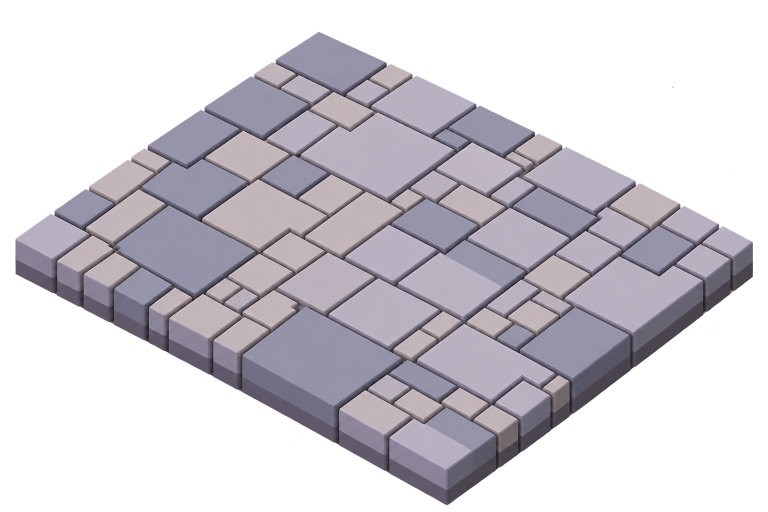
#> input picture reference/a3eb63d7-6160-47f0-979b-8f1464fb6e4d.png, 1536 x 1024 px, found by its file name (shown at 1/2 size)
$ python -i a3eb63d7_6160_47f0_979b_8f1464fb6e4d.py   (imports and definitions only)
#> lines starting #> are read from the running program, lines starting #| are printed output that depends on the picture; after the words box and inside, x2 and y2 are one past the last pixel; in counts of white or black regions, pixels touching at a corner belong together
"""Paving-stone slab — reference/a3eb63d7-6160-47f0-979b-8f1464fb6e4d.png

Layout (x right, y depth with y=0 front, z up):
  slab       W x D footprint, H tall, viewed from the front-right corner
  base       z 0..BASE-1, continuous under everything (bottom of the grooves)
  stones     81 rectangles in 3 colours (slate blue, lilac grey, warm beige), separated
             by 1-voxel grooves that run down to the base. Each stone column is
             top layer (stone colour) / body band (darker side colour) / bed (dark),
             matching the light upper band and dark lower band on the reference's sides.
  layout     TILES was read from a top-down unwarp of the reference (rectify()/segment(),
             switch RECTIFY on to regenerate output/_scratch/<NAME>_top.png and _tiles.png).
             Stones are drawn largest first; each stone cuts a 1-voxel groove into the
             stones it touches, so the reference's L-shaped stones come out naturally.
"""
from pathlib import Path

import numpy as np

from voxtool import Model

NAME = "a3eb63d7_6160_47f0_979b_8f1464fb6e4d"
REFERENCE = "reference/a3eb63d7-6160-47f0-979b-8f1464fb6e4d.png"
VIEW = {"azimuth": 321, "elevation": 36, "fov": 0}

W, D = 128, 107     # slab footprint
H = 11              # total height
BASE = 2            # continuous base under the grooves
BAND = 5            # upper light band of each stone (top layer + body)

# (x, y, w, d, colour) of each stone top
TILES = [
    # front row
    (0, 0, 11, 13, "lilac"),
    (12, 0, 7, 12, "beige"),
    (20, 0, 8, 11, "beige"),
    (29, 0, 10, 11, "blue"),
    (40, 0, 5, 10, "beige"),
    (46, 0, 12, 12, "beige"),
    (59, 0, 7, 12, "beige"),
    (67, 0, 28, 24, "blue"),
    (97, 0, 13, 9, "beige"),
    (111, 0, 17, 9, "lilac"),
    (97, 10, 6, 7, "lilac"),
    (104, 10, 8, 7, "beige"),
    (114, 10, 14, 6, "blue"),
    (19, 12, 26, 20, "blue"),
    (46, 13, 5, 7, "beige"),
    (52, 13, 5, 7, "lilac"),
    (58, 13, 8, 11, "beige"),
    (0, 14, 8, 11, "blue"),
    (9, 14, 9, 19, "beige"),
    (112, 17, 8, 7, "beige"),
    (121, 17, 7, 7, "beige"),
    (97, 18, 14, 6, "blue"),
    (46, 21, 10, 11, "beige"),
    # second band
    (58, 25, 14, 18, "lilac"),
    (73, 25, 18, 18, "lilac"),
    (92, 25, 5, 9, "beige"),
    (98, 25, 27, 17, "lilac"),      # L-shaped: (121, 25) and (126, 36) cut into it
    (121, 25, 7, 10, "lilac"),
    (0, 26, 7, 14, "beige"),
    (28, 33, 21, 20, "beige"),      # L-shaped: (46, 33) cuts its top-right corner
    (46, 33, 11, 10, "beige"),
    (8, 34, 19, 17, "blue"),        # L-shaped: (0, 47) cuts its bottom-left corner
    (92, 35, 5, 8, "beige"),
    (126, 36, 2, 6, "beige"),
    (0, 41, 7, 5, "beige"),
    (98, 43, 8, 7, "beige"),
    (107, 43, 5, 7, "blue"),
    (113, 43, 15, 20, "blue"),
    (50, 44, 11, 22, "beige"),
    (62, 44, 15, 16, "lilac"),
    (78, 44, 18, 13, "lilac"),
    (0, 47, 11, 19, "blue"),
    (97, 51, 6, 12, "lilac"),
    (104, 51, 8, 7, "beige"),
    (12, 52, 15, 14, "beige"),
    (39, 54, 10, 12, "beige"),
    (28, 55, 10, 11, "blue"),
    (78, 58, 18, 8, "blue"),
    (104, 59, 8, 4, "lilac"),
    (62, 61, 15, 12, "blue"),
    # back half
    (97, 64, 11, 10, "beige"),
    (109, 64, 19, 25, "lilac"),     # L-shaped: (108, 85) cuts its bottom-left corner
    (0, 67, 17, 16, "blue"),
    (18, 67, 9, 14, "lilac"),
    (28, 67, 27, 24, "lilac"),      # L-shaped: (18, 82) cuts its bottom-left corner
    (56, 67, 5, 6, "beige"),
    (78, 67, 18, 15, "lilac"),
    (56, 74, 7, 8, "lilac"),
    (64, 74, 13, 8, "beige"),
    (97, 75, 10, 11, "lilac"),
    (18, 82, 13, 9, "beige"),
    (56, 83, 15, 13, "lilac"),
    (72, 83, 5, 9, "lilac"),
    (78, 83, 16, 9, "blue"),
    (0, 84, 7, 7, "beige"),
    (8, 84, 9, 7, "lilac"),
    (108, 85, 11, 14, "blue"),
    (95, 87, 12, 9, "lilac"),
    (120, 90, 8, 9, "lilac"),
    (0, 92, 20, 15, "blue"),
    (21, 92, 7, 7, "lilac"),
    (29, 92, 18, 15, "lilac"),
    (48, 92, 7, 4, "blue"),
    (73, 93, 20, 14, "lilac"),
    (48, 97, 16, 10, "blue"),
    (65, 97, 7, 2, "beige"),
    (95, 97, 12, 10, "beige"),
    (21, 100, 7, 7, "beige"),
    (65, 100, 7, 7, "beige"),
    (108, 100, 10, 7, "lilac"),
    (120, 100, 8, 7, "lilac"),
]

# top-surface corners in the reference (pixels): x=0/y=0 left, x=W/y=0 front,
# x=W/y=D right, x=0/y=D back
REF_CORNERS = {(0, 0): (31, 479), (1, 0): (892, 939), (1, 1): (1505, 486), (0, 1): (637, 64)}
RECTIFY = False     # True: write the top-down unwarp + detected stones to output/_scratch/
RECT_PX = 10        # pixels per voxel in the unwarped image


# ---------------------------------------------------------------- reference study helpers

def homography(pairs):
    """3x3 matrix mapping (u, v) -> (px, py) for four point pairs."""
    A, b = [], []
    for (u, v), (x, y) in pairs.items():
        A.append([u, v, 1, 0, 0, 0, -u * x, -v * x]); b.append(x)
        A.append([0, 0, 0, u, v, 1, -u * y, -v * y]); b.append(y)
    h = np.linalg.solve(np.array(A, float), np.array(b, float))
    return np.append(h, 1).reshape(3, 3)


def rectify():
    """Unwarps the reference's top surface: column = x * RECT_PX, row = y * RECT_PX
    (front edge on top), then runs segment() on it."""
    from PIL import Image
    img = np.asarray(Image.open(REFERENCE).convert("RGB"))
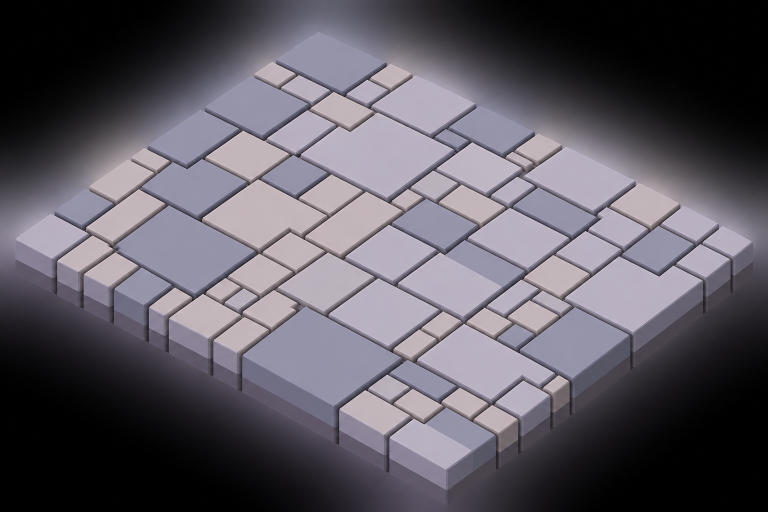
#> img: shape (1024, 1536, 3) (shown at 1/2 size); mean R, G, B 93.2, 88.9, 97.9
    Hm = homography(REF_CORNERS)
    cols, rows = W * RECT_PX, D * RECT_PX
    u, v = np.meshgrid((np.arange(cols) + 0.5) / cols, (np.arange(rows) + 0.5) / rows)
    p = Hm @ np.stack([u.ravel(), v.ravel(), np.ones(u.size)])
    px = np.clip(np.round(p[0] / p[2]).astype(int), 0, img.shape[1] - 1)
    py = np.clip(np.round(p[1] / p[2]).astype(int), 0, img.shape[0] - 1)
    out = img[py, px].reshape(rows, cols, 3)
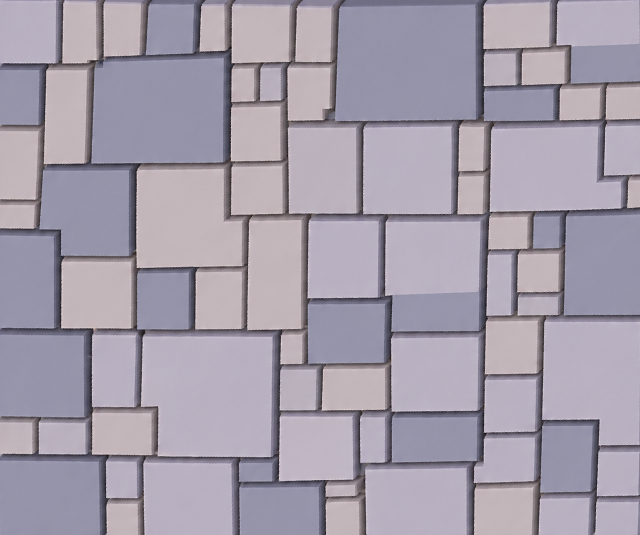
#> out: shape (1070, 1280, 3) (shown at 1/2 size); mean R, G, B 164, 156.9, 170.7
    path = Path("output/_scratch") / f"{NAME}_top.png"
    path.parent.mkdir(parents=True, exist_ok=True)
    Image.fromarray(out).save(path)
    print("rectified ->", path)
    segment(out)


def segment(top, thresh=135, gap_px=4):
    """Finds the stone tops in the unwarped image (bright regions between dark grooves)
    and prints them as voxel rectangles (x, y, w, d, colour). Overlay -> _scratch."""
#> called with thresh = 135, gap_px = 4
    from PIL import Image, ImageDraw
    from scipy import ndimage
    lum = top.astype(float).mean(-1)
    mask = ndimage.binary_erosion(lum > thresh, iterations=2)
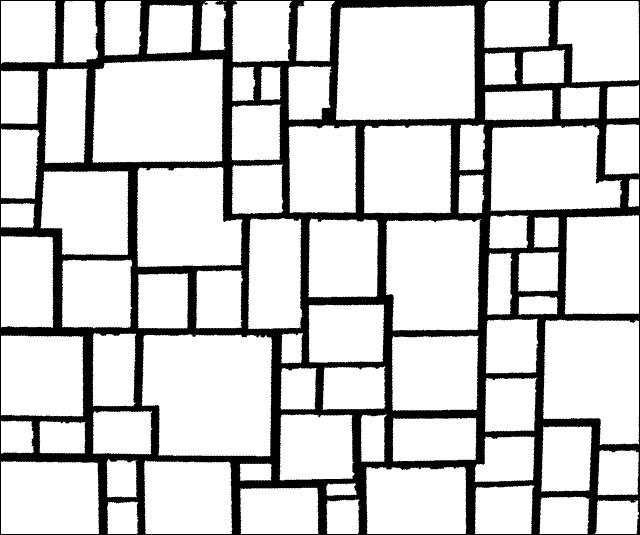
#> mask: shape (1070, 1280) bool (shown at 1/2 size); 80.4% white; 1 black region, box (x1, y1, x2, y2) and area: (0, 0, 1280, 1070) 267844
    lab, n = ndimage.label(mask)
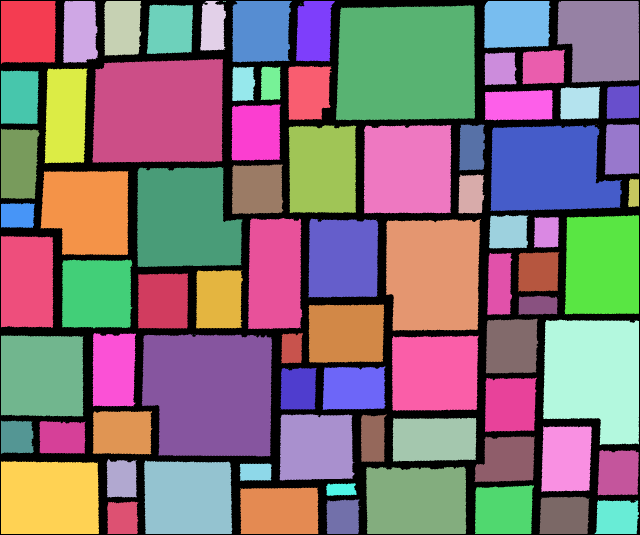
#> lab: shape (1070, 1280) int32 (shown at 1/2 size); 168 distinct labels, from 0 to 167; one colour per label, 0 black
#> n = 167
    R = RECT_PX
    tiles = []
    for i, sl in enumerate(ndimage.find_objects(lab), 1):
        ys, xs = sl
        if (xs.stop - xs.start) < 2 * R or (ys.stop - ys.start) < 2 * R:
            continue
        x0px, x1px = xs.start - 2, xs.stop + 2
        y0px, y1px = ys.start - 2, ys.stop + 2
        x0 = 0 if x0px < 15 else int((x0px - gap_px) // R) + 1
        y0 = 0 if y0px < 15 else int((y0px - gap_px) // R) + 1
        x1 = W if x1px > W * R - 15 else int((x1px + gap_px) // R)
        y1 = D if y1px > D * R - 15 else int((y1px + gap_px) // R)
        rgb = np.median(top[sl][lab[sl] == i], axis=0)
        r, g, b = rgb
        cls = "blue" if rgb.mean() < 165 else ("beige" if r > b else "lilac")
        tiles.append((x0, y0, x1 - x0, y1 - y0, cls, tuple(int(c) for c in rgb)))
#> this loop made 167 passes
#> (x0px, x1px, y0px, y1px, x0, y0, x1, y1) on passes 1 to 3: (0, 114, 0, 130, 0, 0, 11, 13), (124, 198, 0, 128, 13, 0, 20, 13), (206, 285, 0, 113, 21, 0, 28, 11)
#> after the loop, tiles = 79 items
    tiles.sort(key=lambda t: (t[1], t[0]))
    print(f"TILES ({len(tiles)}):")
#| TILES (79):
    for t in tiles:
        print(f"    ({t[0]}, {t[1]}, {t[2]}, {t[3]}, \"{t[4]}\"),  # {t[5]}")
#> this loop made 79 passes
#> t on passes 1 to 8: (0, 0, 11, 13, 'lilac', (184, 176, 192)), (13, 0, 7, 13, 'beige', (195, 182, 187)), (21, 0, 7, 11, 'beige', (194, 182, 186)), (29, 0, 10, 11, 'blue', (150, 148, 170)), (40, 0, 5, 10, 'beige', (194, 182, 186)), (46, 0, 13, 13, 'beige', (195, 182, 187)), (59, 0, 8, 12, 'beige', (194, 181, 186)), (67, 0, 28, 24, 'blue', (149, 147, 169))
#> (printed output is left out)
    ov = Image.fromarray(top).convert("RGB")
    dr = ImageDraw.Draw(ov)
    col = {"blue": (0, 0, 255), "lilac": (255, 0, 255), "beige": (255, 140, 0)}
    for x, y, w, d, c, _ in tiles:
        dr.rectangle([x * R, y * R, (x + w) * R - 1, (y + d) * R - 1], outline=col[c], width=3)
#> this loop made 79 passes
#> (x, y, w, d, c) on passes 1 to 8: (0, 0, 11, 13, 'lilac'), (13, 0, 7, 13, 'beige'), (21, 0, 7, 11, 'beige'), (29, 0, 10, 11, 'blue'), (40, 0, 5, 10, 'beige'), (46, 0, 13, 13, 'beige'), (59, 0, 8, 12, 'beige'), (67, 0, 28, 24, 'blue')
    ov.save(Path("output/_scratch") / f"{NAME}_tiles.png")
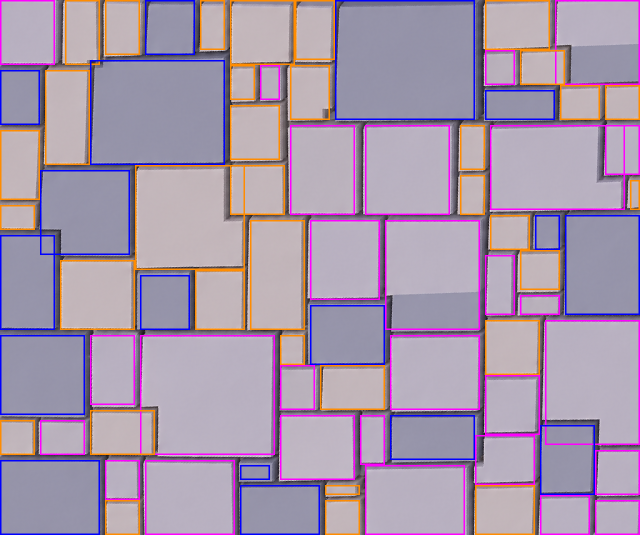
#> saved as a3eb63d7_6160_47f0_979b_8f1464fb6e4d_tiles.png: PIL image 1280x1070 RGB (shown at 1/2 size); mean R, G, B 167.7, 150.3, 172.3
    check_tiles([t[:5] for t in tiles])


def check_tiles(tiles, overlaps=True):
    """Prints stone pairs that touch along an edge without a groove (one of them loses
    a row) and, if overlaps, pairs that overlap (intended for L-shaped stones)."""
#> called with overlaps = True
    for i, (x, y, w, d, _) in enumerate(tiles):
        for j in range(i + 1, len(tiles)):
            X, Y, Wj, Dj, _ = tiles[j]
            ox = min(x + w, X + Wj) - max(x, X)
            oy = min(y + d, Y + Dj) - max(y, Y)
            touch = (ox == 0 and oy > 0) or (oy == 0 and ox > 0)
            if touch or (overlaps and ox > 0 and oy > 0):
                print(f"  {'touch' if touch else 'overlap'}: {tiles[i][:4]} {tiles[j][:4]}")
#> this loop made 79 passes
#> (printed output is left out)


# ---------------------------------------------------------------- model

# [41 lines left out: functions palette, stone_map, build, not called in this run]

>>> result = rectify()
